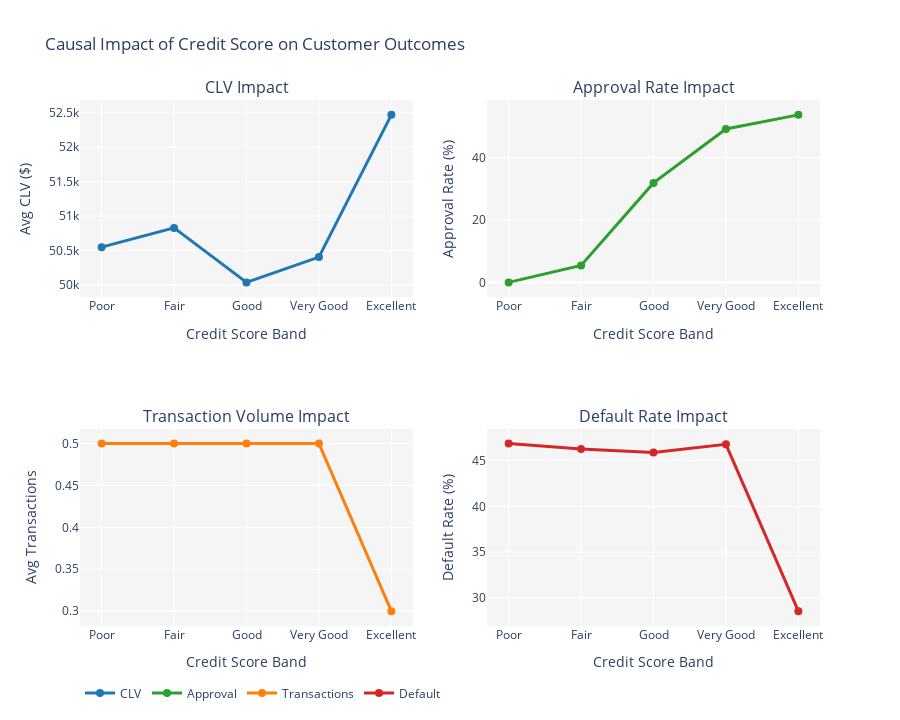

Source (notebook cell):
### Markdown cell above
### Credit Score Casual Impact

### Code cell
credit_score_causal_impact_query = "SELECT * FROM gold.analytics_credit_score_impact_analysis ORDER BY avg_credit_score"
credit_score_causal_impact_df = fetch_data(credit_score_causal_impact_query)

fig = make_subplots(
    rows=2, cols=2,
    subplot_titles=("CLV Impact", "Approval Rate Impact",
                    "Transaction Volume Impact", "Default Rate Impact"),
    specs=[[{"secondary_y": False}, {"secondary_y": False}],
           [{"secondary_y": False}, {"secondary_y": False}]]
)

# CLV
fig.add_trace(
    go.Scatter(
        x=credit_score_causal_impact_df['credit_score_band'],
        y=credit_score_causal_impact_df['avg_clv'],
        mode='lines+markers',
        name='CLV',
        line=dict(color='#1f77b4', width=3),
        marker=dict(size=8),
        hovertemplate='<b>%{x}</b><br>CLV: $%{y:,.2f}<extra></extra>'
    ),
    row=1, col=1
)

# Approval Rate
fig.add_trace(
    go.Scatter(
        x=credit_score_causal_impact_df['credit_score_band'],
        y=credit_score_causal_impact_df['avg_approval_rate_pct'],
        mode='lines+markers',
        name='Approval',
        line=dict(color='#2ca02c', width=3),
        marker=dict(size=8),
        hovertemplate='<b>%{x}</b><br>Approval Rate: %{y:.1f}%<extra></extra>'
    ),
    row=1, col=2
)

# Transactions
fig.add_trace(
    go.Scatter(
        x=credit_score_causal_impact_df['credit_score_band'],
        y=credit_score_causal_impact_df['avg_transactions'],
        mode='lines+markers',
        name='Transactions',
        line=dict(color='#ff7f0e', width=3),
        marker=dict(size=8),
        hovertemplate='<b>%{x}</b><br>Transactions: %{y:,.0f}<extra></extra>'
    ),
    row=2, col=1
)

# Default Rate
fig.add_trace(
    go.Scatter(
        x=credit_score_causal_impact_df['credit_score_band'],
        y=credit_score_causal_impact_df['default_rate_pct'],
        mode='lines+markers',
        name='Default',
        line=dict(color='#d62728', width=3),
        marker=dict(size=8),
        hovertemplate='<b>%{x}</b><br>Default Rate: %{y:.1f}%<extra></extra>'
    ),
    row=2, col=2
)

# Update axes
for i in range(1,3):
    for j in range(1,3):
        fig.update_xaxes(title_text="Credit Score Band", row=i, col=j)
        
fig.update_yaxes(title_text="Avg CLV ($)", row=1, col=1)
fig.update_yaxes(title_text="Approval Rate (%)", row=1, col=2)
fig.update_yaxes(title_text="Avg Transactions", row=2, col=1)
fig.update_yaxes(title_text="Default Rate (%)", row=2, col=2)

# Layout improvements
fig.update_layout(
    title_text="Causal Impact of Credit Score on Customer Outcomes",
    height=720,
    plot_bgcolor='rgba(245,245,245,1)',
    hovermode='x unified',
    legend=dict(orientation="h", y=-0.1),
)

fig.show()

### Figure 1 — Plotly figure (JSON) as saved in the notebook; plotly's stock layout.template omitted (floating-point values rounded to 4 significant figures)
{"data": [{"hovertemplate": "<b>%{x}</b><br>CLV: $%{y:,.2f}<extra></extra>", "line": {"color": "#1f77b4", "width": 3}, "marker": {"size": 8}, "mode": "lines+markers", "name": "CLV", "type": "scatter", "x": ["Poor", "Fair", "Good", "Very Good", "Excellent"], "xaxis": "x", "y": [50550.0, 50830.0, 50040.0, 50410.0, 52470.0], "yaxis": "y"}, {"hovertemplate": "<b>%{x}</b><br>Approval Rate: %{y:.1f}%<extra></extra>", "line": {"color": "#2ca02c", "width": 3}, "marker": {"size": 8}, "mode": "lines+markers", "name": "Approval", "type": "scatter", "x": ["Poor", "Fair", "Good", "Very Good", "Excellent"], "xaxis": "x2", "y": [0.0, 5.42, 31.81, 49.05, 53.57], "yaxis": "y2"}, {"hovertemplate": "<b>%{x}</b><br>Transactions: %{y:,.0f}<extra></extra>", "line": {"color": "#ff7f0e", "width": 3}, "marker": {"size": 8}, "mode": "lines+markers", "name": "Transactions", "type": "scatter", "x": ["Poor", "Fair", "Good", "Very Good", "Excellent"], "xaxis": "x3", "y": [0.5, 0.5, 0.5, 0.5, 0.3], "yaxis": "y3"}, {"hovertemplate": "<b>%{x}</b><br>Default Rate: %{y:.1f}%<extra></extra>", "line": {"color": "#d62728", "width": 3}, "marker": {"size": 8}, "mode": "lines+markers", "name": "Default", "type": "scatter", "x": ["Poor", "Fair", "Good", "Very Good", "Excellent"], "xaxis": "x4", "y": [46.85, 46.26, 45.88, 46.77, 28.57], "yaxis": "y4"}], "layout": {"annotations": [{"font": {"size": 16}, "showarrow": false, "text": "CLV Impact", "x": 0.225, "xanchor": "center", "xref": "paper", "y": 1, "yanchor": "bottom", "yref": "paper"}, {"font": {"size": 16}, "showarrow": false, "text": "Approval Rate Impact", "x": 0.775, "xanchor": "center", "xref": "paper", "y": 1, "yanchor": "bottom", "yref": "paper"}, {"font": {"size": 16}, "showarrow": false, "text": "Transaction Volume Impact", "x": 0.225, "xanchor": "center", "xref": "paper", "y": 0.375, "yanchor": "bottom", "yref": "paper"}, {"font": {"size": 16}, "showarrow": false, "text": "Default Rate Impact", "x": 0.775, "xanchor": "center", "xref": "paper", "y": 0.375, "yanchor": "bottom", "yref": "paper"}], "height": 720, "hovermode": "x unified", "legend": {"orientation": "h", "y": -0.1}, "plot_bgcolor": "rgba(245,245,245,1)", "title": {"text": "Causal Impact of Credit Score on Customer Outcomes"}, "xaxis": {"anchor": "y", "domain": [0, 0.45], "title": {"text": "Credit Score Band"}}, "xaxis2": {"anchor": "y2", "domain": [0.55, 1], "title": {"text": "Credit Score Band"}}, "xaxis3": {"anchor": "y3", "domain": [0, 0.45], "title": {"text": "Credit Score Band"}}, "xaxis4": {"anchor": "y4", "domain": [0.55, 1], "title": {"text": "Credit Score Band"}}, "yaxis": {"anchor": "x", "domain": [0.625, 1], "title": {"text": "Avg CLV ($)"}}, "yaxis2": {"anchor": "x2", "domain": [0.625, 1], "title": {"text": "Approval Rate (%)"}}, "yaxis3": {"anchor": "x3", "domain": [0, 0.375], "title": {"text": "Avg Transactions"}}, "yaxis4": {"anchor": "x4", "domain": [0, 0.375], "title": {"text": "Default Rate (%)"}}}}
